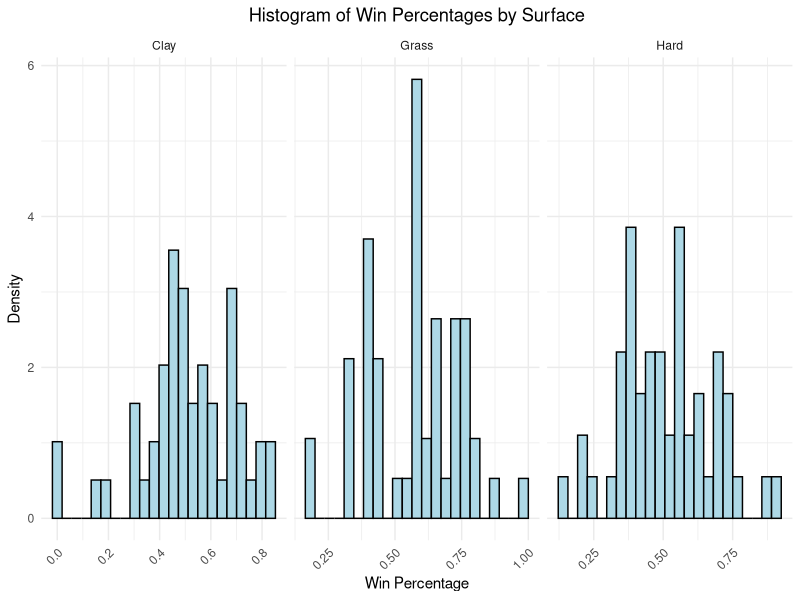
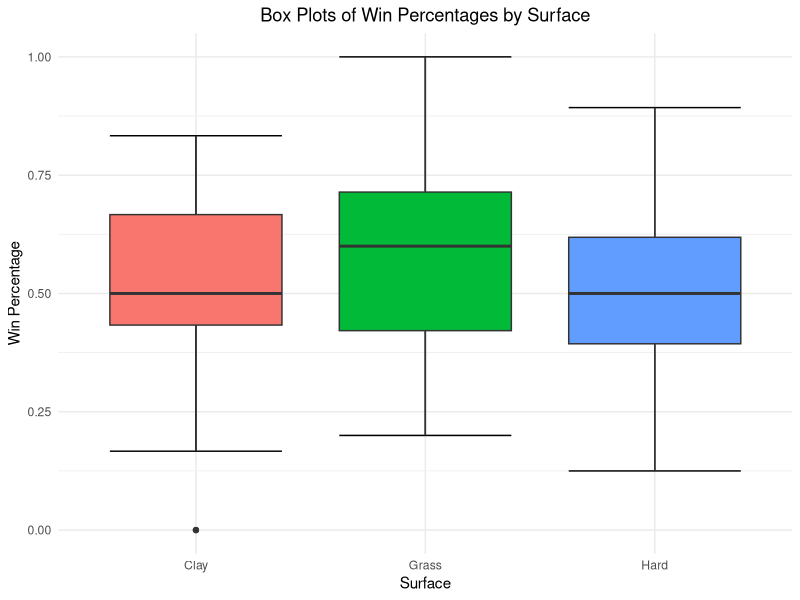

These charts were generated, in order, by the following R code: (Note: this script raises an error after producing the figures.)
## ---- chunk 1
library(tidyverse)
library(ggplot2)
library(broom)
library(modelr)
## ---- chunk 2
men <- read_csv(here::here("esselt21/tennis_module/exploration/men.csv"))
## ---- chunk 3
men <-
  men |>
  filter(Surface != "All")

names <-
  men |>
  group_by(Player) |>
  summarise(n = n()) |>
  filter(n == 3) |>
  pull(Player)

men <-
  men |>
  filter(Player %in% names)
## ---- chunk 4
# check win percentage distribution, what is the shape, center, and spread, is there a a big difference between the three surfaces?
men |>
  ggplot(aes(x = WinPercentage)) +
  geom_histogram(colour = "black",
                 fill = "lightblue",
                 bins = 23,
                 aes(y=..density..)) +
  theme_minimal() +
  labs(x = "Win Percentage",
       title = "Histogram of Win Percentages by Surface",
       y = "Density") +
  facet_grid(~Surface,
             scales = "free") +
  theme(
    axis.text.x = element_text(angle = 45,
                                   hjust = 1,
                                   vjust = 1),
    plot.title = element_text(hjust = .5)
  )
## ---- chunk 5
# five number summary and standard deviation
cWPercentage <-
  men |>
  filter(Surface == 'Clay') |>
  pull(WinPercentage)

hWPercentage <-
  men |>
  filter(Surface == 'Hard') |>
  pull(WinPercentage)

gWPercentage <-
  men |>
  filter(Surface == 'Grass') |>
  pull(WinPercentage)

claySummary <- summary(cWPercentage)
hardSummary <- summary(hWPercentage)
grassSummary <- summary(gWPercentage)

claySummary
grassSummary
hardSummary
## ---- chunk 6
men |>
  group_by(Surface) |>
  summarise(N = n())
## ---- chunk 7
# approximate the median, iqr, and range for each surface
men |>
  ggplot(aes(x = Surface,
             y = WinPercentage,
             fill = Surface)) +
  stat_boxplot(geom = 'errorbar') +
  geom_boxplot() +
  theme_minimal() +
  labs(y = "Win Percentage",
       title = "Box Plots of Win Percentages by Surface") +
  theme(legend.position = "none",
        plot.title = element_text(hjust = 0.5))
## ---- chunk 8
# regression test to see difference
model <- lm(WinPercentage ~ Surface + ReturnPointsWonPercentage + EloRank,
            data = tennis)
summary(model)
aug <-
  augment(model)
## ---- chunk 9
# plotting regression model
aug |>
  ggplot(aes(x = ReturnPointsWonPercentage,
             y = .fitted,
             colour = Surface)) +
  geom_smooth(method = 'lm',
              se = FALSE) +
  geom_point(data = tennis,
             aes(x = ReturnPointsWonPercentage,
                 y = WinPercentage),
             alpha = 0.4) +
  theme_minimal() +
  labs(y = 'Win Percentage',
       x = 'Return Points Won Percentage',
       title = 'Predictions vs. Actual Values of Win Percentages')
## ---- chunk 10
# does this meet the assumptions for a multiple linear regression model?
plot(model)
## ---- chunk 11
women <- read_csv(here::here("esselt21/tennis_module/exploration/women.csv"))
## ---- chunk 12
women <-
  women |>
  filter(Surface != "All") |>
  filter(Player %in% names)
## ---- chunk 13
names <-
  women |>
  group_by(Player) |>
  summarise(n = n()) |>
  filter(n == 3) |>
  pull(Player) 
## ---- chunk 14
women |>
  ggplot(aes(x = Matches,
             y = WinPercentage,
             color = Surface)) +
  geom_jitter() +
  geom_smooth() +
  labs(title = "Women") +
  facet_grid(~Surface,
             scales = "free_x")
## ---- chunk 15
men <- read_csv(here::here("esselt21/tennis_module/exploration/men.csv"))
## ---- chunk 16
men <-
  men |>
  filter(Surface != "All" & EloRank <= 100)
## ---- chunk 17
men |>
  ggplot(aes(x = Matches,
             y = WinPercentage,
             colour = Surface)) +
  geom_point() +
  geom_smooth() +
  labs(title = "Men") +
  facet_grid(~Surface)
## ---- chunk 18
women |>
  ggplot(aes(x = Surface,
             y = WinPercentage,
             fill = Surface)) +
  stat_boxplot(geom = 'errorbar') +
  geom_boxplot() +
  theme_minimal() +
  labs(y = "Win Percentage",
       title = "Box Plots of Win Percentages by Surface") +
  theme(legend.position = "none",
        plot.title = element_text(hjust = 0.5))
## ---- chunk 19
men |>
  ggplot(aes(x = Surface,
             y = WinPercentage,
             fill = Surface)) +
  stat_boxplot(geom = 'errorbar') +
  geom_boxplot() +
  theme_minimal() +
  labs(y = "Win Percentage",
       title = "Box Plots of Win Percentages by Surface") +
  theme(legend.position = "none",
        plot.title = element_text(hjust = 0.5))
## ---- chunk 20
eliteModel <- lm(WinPercentage ~ Surface + ReturnPointsWonPercentage + EloRank,
            data = elite)

summary(eliteModel)

eliteAug <-
  augment(eliteModel)
## ---- chunk 21
# plotting regression model
eliteAug |>
  ggplot(aes(x = ReturnPointsWonPercentage,
             y = .fitted,
             colour = Surface)) +
  geom_smooth(method = 'lm',
              se = FALSE) +
  geom_point(data = elite,
             aes(x = ReturnPointsWonPercentage,
                 y = WinPercentage),
             alpha = 0.4) +
  theme_minimal() +
  labs(y = 'Win Percentage',
       x = 'Return Points Won Percentage',
       title = 'Predictions vs. Actual Values of Win Percentages',
       subtitle = 'Only top 20 ranked players included')
# talk about differences between overall and elite players
